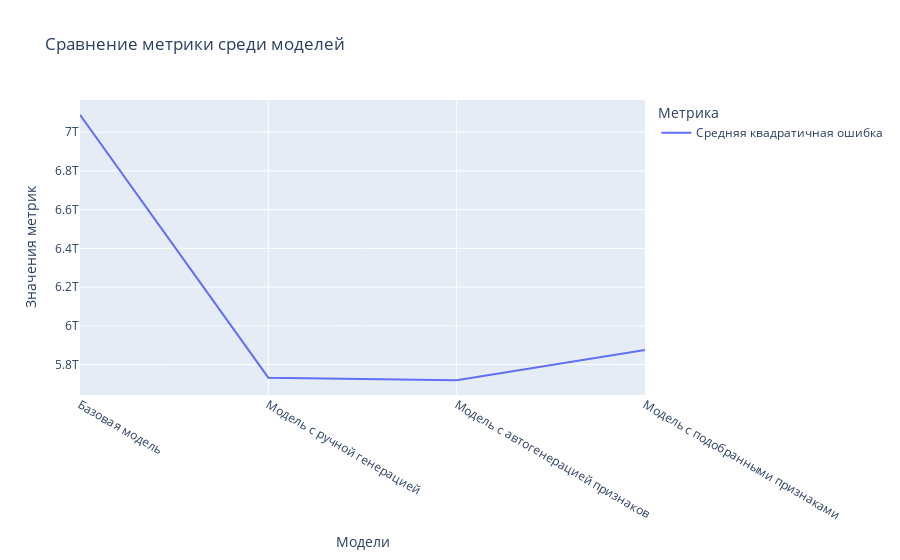

Here is the notebook cell this chart was saved with:
### Code cell
metric_name = 'Средняя квадратичная ошибка' 
plot_metrics_comparison(df_compare, metric_name)

### Figure 1 — Plotly figure (JSON) as saved in the notebook; plotly's stock layout.template omitted (floating-point values rounded to 4 significant figures)
{"data": [{"hovertemplate": "Метрика=Средняя квадратичная ошибка<br>Модели=%{x}<br>Значения метрик=%{y}<extra></extra>", "legendgroup": "Средняя квадратичная ошибка", "line": {"color": "#636efa", "dash": "solid"}, "marker": {"symbol": "circle"}, "mode": "lines", "name": "Средняя квадратичная ошибка", "orientation": "v", "showlegend": true, "type": "scatter", "x": ["Базовая модель", "Модель с ручной генерацией", "Модель с автогенерацией признаков", "Модель с подобранными признаками"], "xaxis": "x", "y": [7090000000000.0, 5733000000000.0, 5719000000000.0, 5875000000000.0], "yaxis": "y"}], "layout": {"legend": {"title": {"text": "Метрика"}, "tracegroupgap": 0}, "title": {"text": "Сравнение метрики среди моделей"}, "xaxis": {"anchor": "y", "domain": [0, 1], "title": {"text": "Модели"}}, "yaxis": {"anchor": "x", "domain": [0, 1], "title": {"text": "Значения метрик"}}}}
